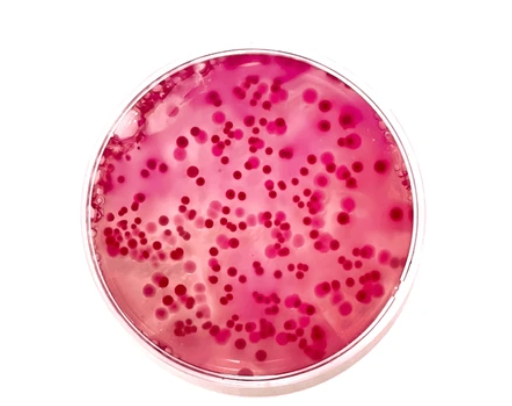
#> input picture Bac/Fotos/Captura de tela 2024-04-13 001146.png, 512 x 406 px
$ python tratarFoto.py
#> lines starting #> are read from the running program, lines starting #| are printed output that depends on the picture; after the words box and inside, x2 and y2 are one past the last pixel; in counts of white or black regions, pixels touching at a corner belong together
import cv2
import numpy as np

def tratamento_imagem(imagem_path):
    imagem = cv2.imread(imagem_path)
#> imagem is the input picture: shape (406, 512, 3); mean B, G, R 198.6, 184.8, 241.1

    alfa = 1.5
    beta = 0
    imagem_melhorada = cv2.convertScaleAbs(imagem, alpha=alfa, beta=beta)
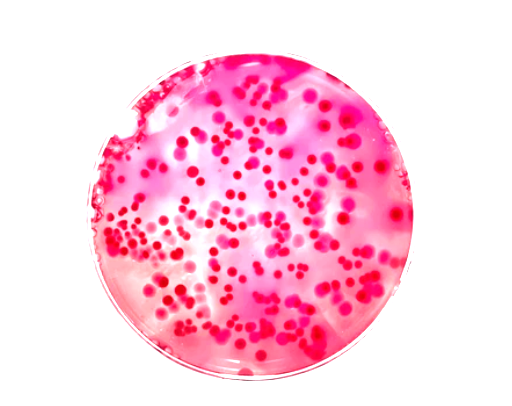
#> imagem_melhorada: shape (406, 512, 3); mean B, G, R 223.6, 203.3, 254.7
    # filtro Gaussiano para suavizar a imagem
    imagem_suavizada = cv2.GaussianBlur(imagem_melhorada, (5, 5), 0)

    # Detecção de bordas com Canny
    bordas = cv2.Canny(imagem_suavizada, 100, 200)
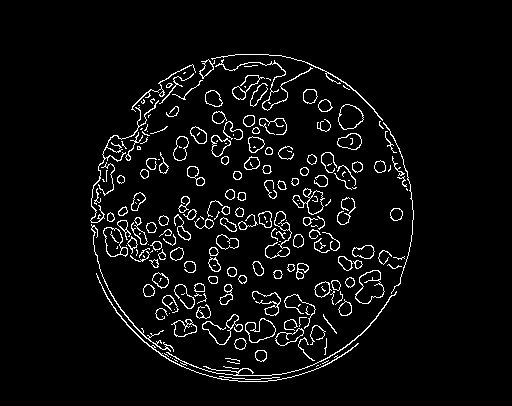
#> bordas: shape (406, 512); 4.8% white in thin lines or dots, all inside (x1, y1, x2, y2) = (90, 54, 414, 382)

    # Encontrar contornos
    contornos, _ = cv2.findContours(bordas, cv2.RETR_EXTERNAL, cv2.CHAIN_APPROX_SIMPLE)
#> contornos = 212 contours, 111 with area under 20; largest, box (x1, y1, x2, y2) and area: (355, 270, 385, 304) 629, (103, 227, 128, 257) 464, (338, 104, 364, 130) 462, (245, 318, 276, 343) 457, (292, 188, 325, 215) 397
    imagem_contornos = imagem.copy()

    # Filtrar contornos que se aproximam de um círculo
    for contorno in contornos:
        perimetro = cv2.arcLength(contorno, True)
        area = cv2.contourArea(contorno)
        if perimetro == 0:
            continue
        circularidade = 4 * np.pi * (area / (perimetro * perimetro))

        # Considerar como placa de Petri se a circularidade estiver próxima de 1
        if 0.7 < circularidade < 1.2:
            # Encontrar o círculo mínimo que cobre o contorno para desenhar
            (x, y), raio = cv2.minEnclosingCircle(contorno)
            centro = (int(x), int(y))
            raio = int(raio)
            cv2.circle(imagem_contornos, centro, raio, (0, 255, 0), 2)
#> this loop made 212 passes
#> (perimetro, area, circularidade, x, y, raio, centro) on passes 12, 14, 44, 46, 48, 49, 54, 55, 57, 59, 74, 75: (38.97, 104, 0.861, 260.5, 355.2, 6, (260, 355)), (38.97, 99, 0.819, 240, 343.4, 6, (239, 343)), (40.38, 107.5, 0.828, 148.3, 290.2, 6, (148, 290)), (55.7, 176.5, 0.715, 322.2, 288.8, 8, (322, 288)), (32.38, 67.5, 0.809, 349.7, 282.1, 5, (349, 282)), (28.49, 56, 0.867, 212.5, 279.5, 5, (212, 279)), (30.14, 57, 0.788, 277.4, 274, 4, (277, 274)), (31.31, 71, 0.91, 231.5, 271.5, 5, (231, 271)), (26.14, 39, 0.717, 290.5, 267.2, 4, (290, 267)), (41.8, 109, 0.784, 257.5, 268, 7, (257, 268)), (29.31, 59, 0.863, 213.2, 251.3, 4, (213, 251)), (43.8, 125, 0.819, 176.2, 252.8, 7, (176, 252))
#> (perimetro, area, circularidade, x, y, raio) on passes 45, 47, 50, 52, 65, 113: (34.73, 70.5, 0.735, 199, 288, 5), (32.73, 67.5, 0.792, 335, 285, 5), (27.56, 50.5, 0.836, 242, 279, 4), (52.53, 168.5, 0.767, 160, 280, 8), (46.87, 129.5, 0.741, 345, 262, 8), (41.8, 120, 0.863, 396, 214, 6)
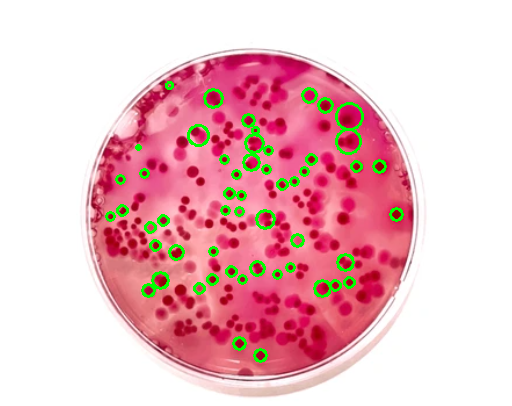
#> imagem_contornos: shape (406, 512, 3); 2.61% of pixels changed, all inside (x1, y1, x2, y2) = (105, 81, 404, 363)

    largura_desejada = 1280
    altura_desejada = 720
    imagem_final = cv2.resize(imagem_contornos, (largura_desejada, altura_desejada))
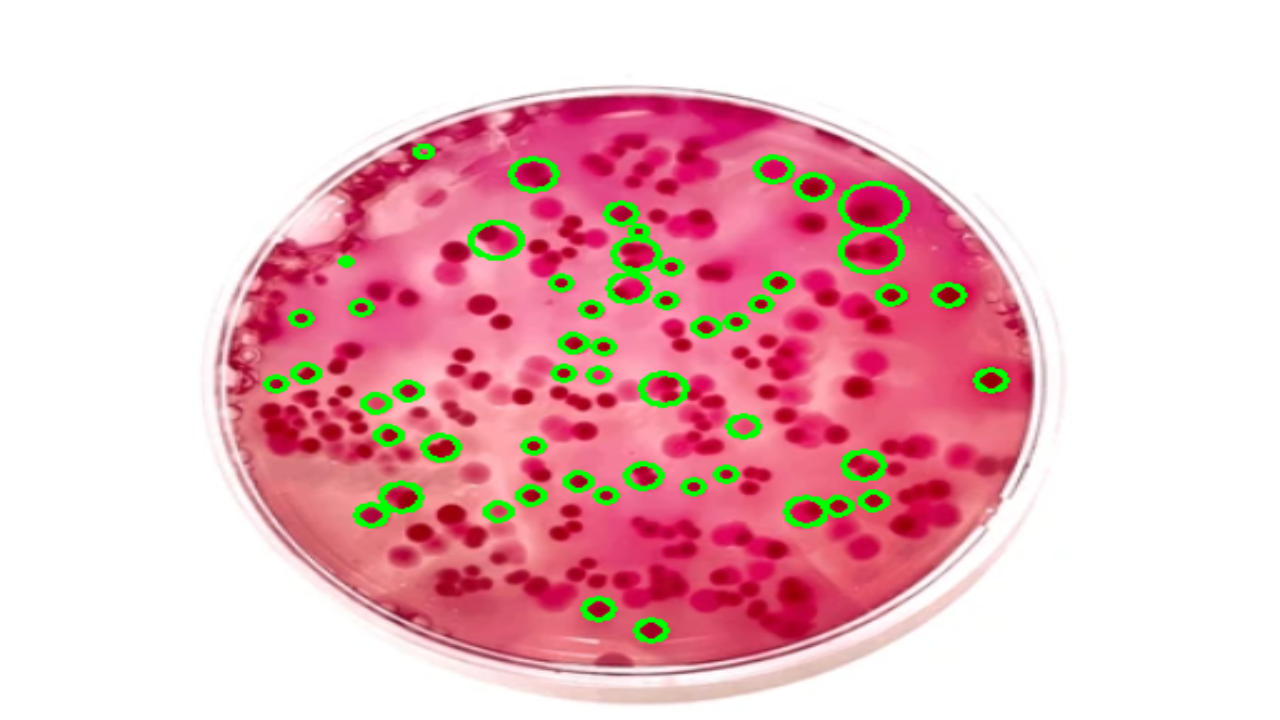
#> imagem_final: shape (720, 1280, 3); mean B, G, R 195.7, 189.6, 235.3

    return imagem_final


imagem_processada = tratamento_imagem('Fotos/Captura de tela 2024-04-13 001146.png')
cv2.imshow('Imagem Processada', imagem_processada)
cv2.waitKey(0)
cv2.destroyAllWindows()

$ run again, with Bac/Fotos/Captura de tela 2024-04-13 000820.png copied over Bac/Fotos/Captura de tela 2024-04-13 001146.png
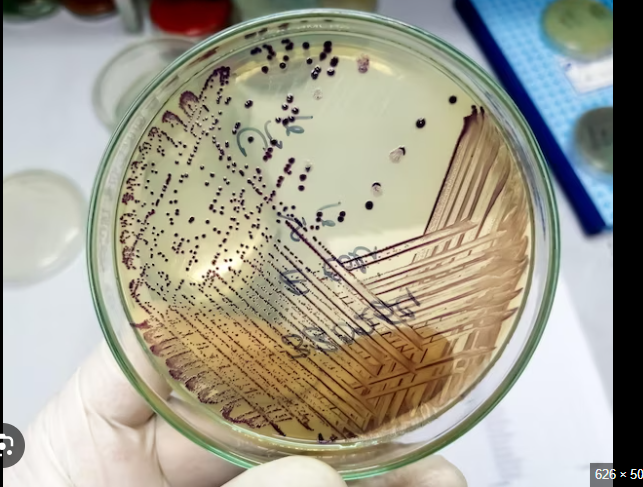
#> input picture Bac/Fotos/Captura de tela 2024-04-13 000820.png, 643 x 487 px
#> in tratamento_imagem, imagem is the input picture: shape (487, 643, 3); mean B, G, R 145.5, 160, 162.9
#> in tratamento_imagem, `bordas = cv2.Canny(imagem_suavizada, 100, 200)`:
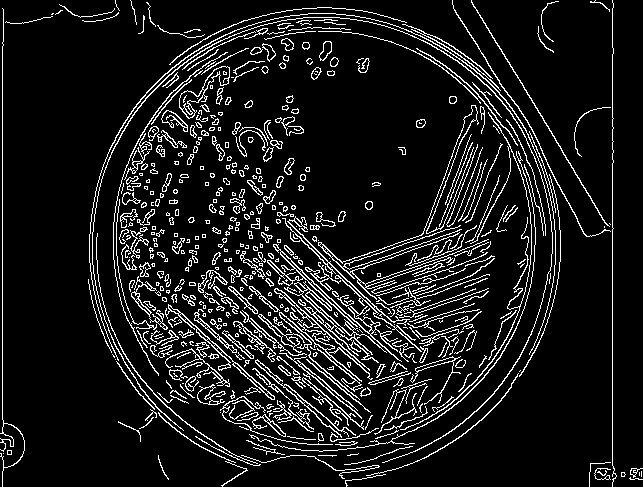
#> bordas: shape (487, 643); 10.2% white in thin lines or dots
#> contornos = 512 contours, 350 with area under 20; largest, box (x1, y1, x2, y2) and area: (274, 288, 373, 400) 938, (179, 66, 230, 119) 662, (284, 281, 387, 356) 614, (267, 244, 402, 362) 578, (165, 304, 275, 400) 476
#> the loop in tratamento_imagem, `for contorno in contornos:` made 512 passes
#> (perimetro, area, circularidade, x, y, raio, centro) on pass 181: (18.49, 20, 0.736, 335, 293.5, 3, (335, 293))
#> in tratamento_imagem, `imagem_final = cv2.resize(imagem_contornos, (largura_desejada, altura_..`:
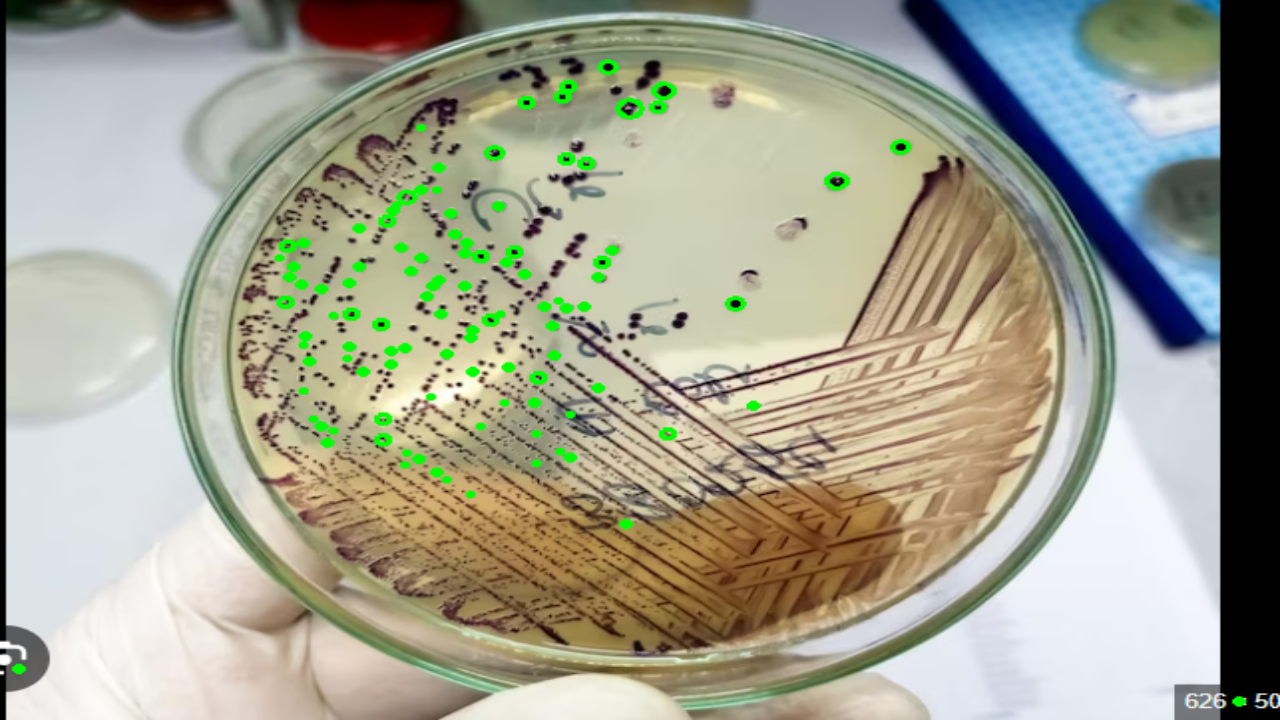
#> imagem_final: shape (720, 1280, 3); mean B, G, R 143.8, 161.5, 160.8
